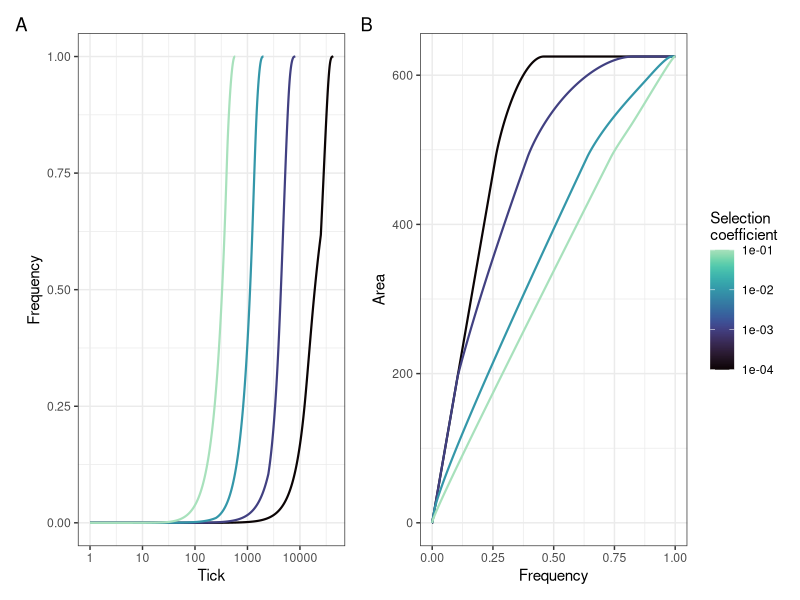
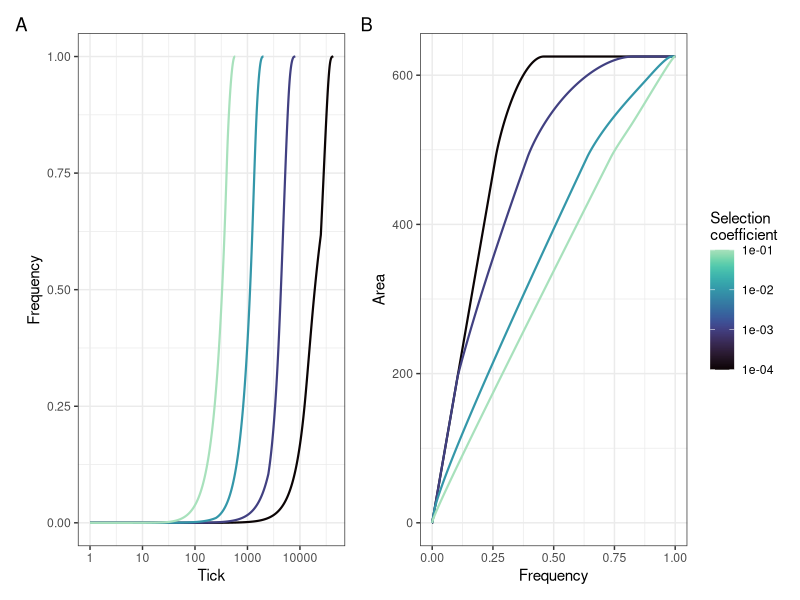

The R source for these figures, in order:
library(ggplot2)
library(data.table)
library(scales)
library(patchwork)
library(viridis)

allele_area <- function(r, # radius of circle
                        landscape_width = 25
) {
  a=landscape_width/2 # maximum radius before allele exits circle
  if (r <= a) { # circle is completely within the landscape
    area=pi*(r**2)
  }
  else if (r >= (sqrt(2*(a**2)))) { # circle is completely outside the landscape
    area=(a*2)**2
  }
  else { # circle exits the landscape - do some fancy trig
    # https://math.stackexchange.com/questions/1450961/overlapping-area-between-a-circle-and-a-square
    theta=acos(a/r)
    area=(((pi-(4*theta))*(r**2))+(4*a*r*sin(theta)))
  }
  return(area)
}

allele_cone <- function(het_radius, # radius of heterozygotes
                        hom_radius, # radius of homozygotes
                        #hom_area, # area of homozygotes
                        landscape_width = 25){
  if (het_radius == 0){ return(0) }
  rmax = landscape_width/2 # radius the cone starts exiting the circle
  Rmax=sqrt(2*(rmax**2)) # radius @ which circle encompasses landscape
  slope=-1/(het_radius-hom_radius) # slope of hypotenuse
  intercept=-slope * het_radius # intercept of hypotenuse
  fx <- function(x){
    return(x*slope + intercept)
  }
  fy <- function(y){
    return((y - intercept)/slope)
  }
  if (het_radius <= rmax){
    # volume of het cone
    allelevolume <- pi * het_radius^2 * (intercept / 3)
    # cut off top of cone
    alleletop <- pi * hom_radius^2 * ((intercept-1)/3)
    allelevolume <- allelevolume-alleletop
  }
  if ((het_radius > rmax) & (het_radius <= Rmax)) {
    allelevolume <- pi * het_radius^2 * (intercept / 3)
    # cut off top of cone
    alleletop <- pi * hom_radius^2 * ((intercept-1)/3)
    allelevolume <- allelevolume-alleletop
    h = intercept # height of whole cone
    r = het_radius # radius of whole cone
    d = rmax # distance from origin to slice
    # cone slices https://math.stackexchange.com/questions/1660071/how-to-calculate-volume-of-a-right-circular-cones-hyperbola-segment
    slicevol <- (h/3) * 
      ((-2 * d * sqrt(r^2 - d^2)) +
         ((d^3 / r) * log(sqrt(r^2 - d^2) + r)) +
         ((r^2 * acos(d/r)) - ((d^3 / r) * log(d))))
    h1 <- intercept - 1
    r1 <- fy(1)
    if (h1 > 0){
      #cone volume above y=1 was already subtracted, so remove that from the slice
      outside <- h1/3 * 
        ((-2 * d * sqrt(r1^2 - d^2)) +
           ((d^3 / r1) * log(sqrt(r1^2 - d^2) + r1)) +
           (r1^2 * acos(d/r1) - ((d^3 / r1) * log(d))))
      if (is.na(outside)){slicevol = slicevol}
      else {slicevol <- slicevol - outside}
    }
    allelevolume <- allelevolume - 4*slicevol
  }
  if (het_radius > Rmax){
    # full volume of 25x25 box beneath cone
    circleintersectY <- fx(Rmax)
    boxvol <- 25 * 25 * circleintersectY
    # cone on top
    coneheight <- intercept - circleintersectY
    conevol <- pi * Rmax^2 * (coneheight/3)
    conetop <- pi * hom_radius^2 * ((intercept-1)/3)
    conevol <- conevol - conetop
    # slices from the outside
    d <- rmax
    r <- Rmax
    h <- coneheight
    slicevol <- (h/3) * 
      ((-2 * d * sqrt(r^2 - d^2)) +
         ((d^3 / r) * log(sqrt(r^2 - d^2) + r)) +
         ((r^2 * acos(d/r)) - ((d^3 / r) * log(d))))
    h1 <- intercept - 1
    r1 <- fy(1)
    if (h1 > 0){
      # cone volume above y=1 was already subtracted, so remove that from the slice
      outside <- h1/3 * 
        ((-2 * d * sqrt(r1^2 - d^2)) +
           ((d^3 / r1) * log(sqrt(r1^2 - d^2) + r1)) +
           (r1^2 * acos(d/r1) - ((d^3 / r1) * log(d))))
      if (is.na(outside)){slicevol = slicevol}
      else {slicevol <- slicevol - outside}
    }
    allelevolume <- (conevol - 4*slicevol) + boxvol
  }
  return((allelevolume) / (25*25))
}

landscape_width=25
Fisher_wave_H <- function(M, # migration rate
                          S, # selection coefficient
                          landscape_width = 25) {
  landscape_area=landscape_width**2
  rmax=landscape_width/2 # radius @ which circle starts escaping the landscape
  Rmax=sqrt(2*(rmax**2)) # radius @ which circle encompasses landscape
  
  lambd=sqrt(M/S)
  V=M*sqrt(S) # allele velocity
  W=1/(4*sqrt(S)) # width of wavefront?????????????????????????????????????????????????
  hom_radii=seq(0, Rmax, V) # radius of the homozygous allele area circle after each generation
  het_radii=seq(0, Rmax+W, V) # radius of the heterozygous allele area circle after each generation
  hom_radii <- c(rep(0, length(het_radii) - length(hom_radii)), hom_radii) # add het only generations
  het_areas <- sapply(het_radii, allele_area)
  allele_areas <- het_areas
  het_freq <- mapply(allele_cone, het_radius=het_radii, hom_radius=hom_radii)
  frequencies <- het_freq
  return(data.table(allele_areas, frequencies))
}
for (s in c(0.0001, 0.001, 0.01, 0.1)){
  df <- Fisher_wave_H(0.1, s)
  df$s <- s
  df$tick <- seq(nrow(df))
  assign(paste0('S_',s), df)
}

df <- rbind(`S_1e-04`, S_0.001, S_0.01, S_0.1)
fq <- ggplot(df) + theme_bw() + 
      geom_line(aes(x=tick, y=frequencies, group=s, color=s), linewidth=0.75) + 
      scale_color_viridis(trans='log10', option='G', end = 0.9, name='Selection\ncoefficient') +
      scale_x_continuous(trans='log10') +
      xlab('Tick') +
      ylab('Frequency')
jdist <- ggplot(df) + theme_bw() + 
  geom_line(aes(x=frequencies, y=allele_areas, group=s, color=s), linewidth=0.75) + 
  scale_color_viridis(trans='log10', option='G', end = 0.9, name='Selection\ncoefficient') +
  xlab('Frequency') +
  ylab('Area')

fq + jdist + plot_annotation(tag_levels = c('A')) + plot_layout(guides = "collect")
ggsave('figures/supplement-fisherwave.pdf', width=6, height=3, units='in')
